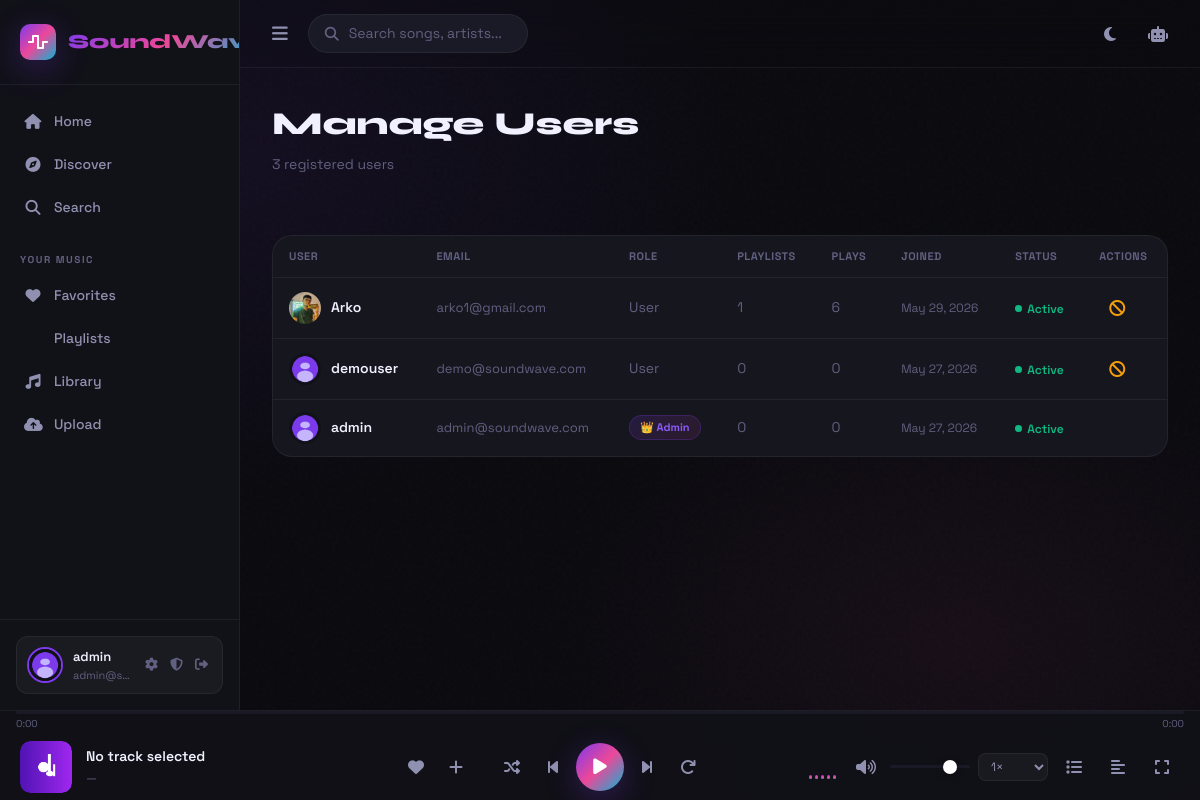
Page /admin/users (signed in) on the committed database.
### app/models/user.py (models this page shows, shortened)
class User(UserMixin, db.Model):
    __tablename__ = 'users'
    id = db.Column(db.Integer, primary_key=True)
    username = db.Column(db.String(64), unique=True, nullable=False, index=True)
    email = db.Column(db.String(120), unique=True, nullable=False, index=True)
    password_hash = db.Column(db.String(256), nullable=False)
    avatar = db.Column(db.String(256), default='default_avatar.png')
    bio = db.Column(db.String(500), default='')
    is_admin = db.Column(db.Boolean, default=False)
    is_active = db.Column(db.Boolean, default=True)
    theme = db.Column(db.String(10), default='dark')
    created_at = db.Column(db.DateTime, default=datetime.utcnow)
    last_seen = db.Column(db.DateTime, default=datetime.utcnow)
    playlists = db.relationship('Playlist', backref='owner', lazy='dynamic', cascade='all, delete-orphan')
    favorites = db.relationship('Favorite', backref='user', lazy='dynamic', cascade='all, delete-orphan')
    history = db.relationship('PlayHistory', backref='user', lazy='dynamic', cascade='all, delete-orphan')
    uploaded_songs = db.relationship('Song', backref='uploader', lazy='dynamic')

### app/routes/admin.py (the view)
@admin_bp.route('/users')
@login_required
@admin_required
def users():
    users = User.query.order_by(User.created_at.desc()).all()
    return render_template('admin/users.html', users=users)

### app/models/user.py (called while the page is built)
@login_manager.user_loader
def load_user(user_id):
    return User.query.get(int(user_id))

### app/routes/admin.py (called while the page is built)
def admin_required(f):
    @wraps(f)
    def decorated(*args, **kwargs):
        if not current_user.is_authenticated or not current_user.is_admin:
            flash('Admin access required', 'error')
            return redirect(url_for('main.index'))
        return f(*args, **kwargs)
    return decorated

### app/templates/admin/users.html (shortened to what this page needs)
{% extends 'base.html' %}
{% block content %}
<div class="page-header">
  <h1 class="page-header-title">Manage Users</h1>
  <p class="page-header-sub">{{ users|length }} registered users</p>
</div>
<div class="page-section">
  <div style="background:var(--bg-card);border:1px solid var(--border);border-radius:var(--radius-lg);overflow:hidden">
    <table class="data-table">
      <thead>
        <tr><th>User</th><th>Email</th><th>Role</th><th>Playlists</th><th>Plays</th><th>Joined</th><th>Status</th><th>Actions</th></tr>
      </thead>
      <tbody>
        {% for user in users %}
        <tr id="userRow{{ user.id }}">
          <td>
            <div style="display:flex;align-items:center;gap:10px">
              <img src="{{ url_for('player.avatar', filename=user.avatar) }}" alt="{{ user.username }}"
                   style="width:32px;height:32px;border-radius:50%;object-fit:cover"
                   onerror="this.src='/static/images/default_avatar.png'">
              <span style="font-weight:600">{{ user.username }}</span>
            </div>
          </td>
          <td style="color:var(--text-muted);font-size:13px">{{ user.email }}</td>
          <td>{% if user.is_admin %}<span class="genre-badge">👑 Admin</span>{% else %}<span style="color:var(--text-muted)">User</span>{% endif %}</td>
          <td style="color:var(--text-muted)">{{ user.playlists.count() }}</td>
          <td style="color:var(--text-muted)">{{ user.history.count() }}</td>
          <td style="color:var(--text-muted);font-size:12px">{{ user.created_at.strftime('%b %d, %Y') }}</td>
          <td>
            <span style="display:inline-flex;align-items:center;gap:5px;font-size:12px;font-weight:600;color:{% if user.is_active %}#10b981{% else %}#ef4444{% endif %}">
              <span style="width:7px;height:7px;border-radius:50%;background:{% if user.is_active %}#10b981{% else %}#ef4444{% endif %}"></span>
              {% if user.is_active %}Active{% else %}Inactive{% endif %}
            </span>
          </td>
          <td>
            {% if not user.is_admin or user.id != current_user.id %}
            <button class="icon-btn" onclick="toggleUser({{ user.id }})" title="Toggle active"
                    style="color:{% if user.is_active %}#f59e0b{% else %}#10b981{% endif %}">
              <i class="fas fa-{% if user.is_active %}ban{% else %}check-circle{% endif %}" id="toggleIcon{{ user.id }}"></i>
            </button>
            {% endif %}
          </td>
        </tr>
        {% endfor %}
      </tbody>
    </table>
  </div>
</div>
{% endblock %}

### app/templates/base.html (shortened to what this page needs)
<!DOCTYPE html>
<html lang="en" data-theme="{{ current_user.theme if current_user.is_authenticated else 'dark' }}">
<head>
  <script src="https://cdn.tailwindcss.com"></script>
  <link rel="stylesheet" href="https://cdnjs.cloudflare.com/ajax/libs/font-awesome/6.5.0/css/all.min.css">
  <link rel="stylesheet" href="{{ url_for('static', filename='css/main.css') }}">
</head>
<body class="sw-body">
<div class="app-shell" id="appShell">
  <aside class="sidebar" id="sidebar">
    <div class="sidebar-logo">
      <div class="logo-icon">
        <i class="fas fa-wave-square"></i>
      </div>
      <span class="logo-text">SoundWave</span>
    </div>
    <nav class="sidebar-nav">
      <div class="nav-section">
        <a href="{{ url_for('main.index') }}" class="nav-item {% if request.endpoint == 'main.index' %}active{% endif %}">
          <i class="fas fa-home"></i><span>Home</span>
        </a>
        <a href="{{ url_for('main.discover') }}" class="nav-item {% if request.endpoint == 'main.discover' %}active{% endif %}">
          <i class="fas fa-compass"></i><span>Discover</span>
        </a>
        <a href="{{ url_for('main.search') }}" class="nav-item {% if request.endpoint == 'main.search' %}active{% endif %}">
          <i class="fas fa-search"></i><span>Search</span>
        </a>
      </div>
      {% if current_user.is_authenticated %}
      <div class="nav-section">
        <div class="nav-label">Your Music</div>
        <a href="{{ url_for('library.favorites') }}" class="nav-item {% if request.endpoint == 'library.favorites' %}active{% endif %}">
          <i class="fas fa-heart"></i><span>Favorites</span>
        </a>
        <a href="{{ url_for('playlist.index') }}" class="nav-item {% if request.endpoint == 'playlist.index' %}active{% endif %}">
          <span>Playlists</span>
        </a>
        <a href="{{ url_for('library.index') }}" class="nav-item {% if request.endpoint == 'library.index' %}active{% endif %}">
          <i class="fas fa-music"></i><span>Library</span>
        </a>
        <a href="{{ url_for('library.upload') }}" class="nav-item {% if request.endpoint == 'library.upload' %}active{% endif %}">
          <i class="fas fa-cloud-upload-alt"></i><span>Upload</span>
        </a>
      </div>
      {% endif %}
    </nav>
    <div class="sidebar-bottom">
      {% if current_user.is_authenticated %}
      <div class="user-card">
        <img src="{{ url_for('player.avatar', filename=current_user.avatar) }}"
             alt="{{ current_user.username }}" class="user-avatar" onerror="this.src='/static/images/default_avatar.png'">
        <div class="user-info">
          <span class="user-name">{{ current_user.username }}</span>
          <span class="user-email">{{ current_user.email }}</span>
        </div>
        <div class="user-actions">
          <a href="{{ url_for('auth.profile') }}" title="Profile"><i class="fas fa-cog"></i></a>
          {% if current_user.is_admin %}
          <a href="{{ url_for('admin.dashboard') }}" title="Admin"><i class="fas fa-shield-alt"></i></a>
          {% endif %}
          <a href="{{ url_for('auth.logout') }}" title="Logout"><i class="fas fa-sign-out-alt"></i></a>
        </div>
      </div>
      {% else %}
      <div class="auth-cta">
        <a href="{{ url_for('auth.login') }}" class="btn-login">Sign In</a>
        <a href="{{ url_for('auth.register') }}" class="btn-register">Sign Up</a>
      </div>
      {% endif %}
    </div>
  </aside>
  <main class="main-content" id="mainContent">
    <div class="topbar">
      <div class="topbar-left">
        <button class="sidebar-toggle" id="sidebarToggle" onclick="toggleSidebar()">
          <i class="fas fa-bars"></i>
        </button>
        <div class="search-bar-mini" onclick="window.location='{{ url_for('main.search') }}'">
          <i class="fas fa-search"></i>
          <span>Search songs, artists...</span>
        </div>
      </div>
      <div class="topbar-right">
        <button class="icon-btn" onclick="toggleTheme()" title="Toggle theme">
          <i class="fas fa-moon" id="themeIcon"></i>
        </button>
        <button class="icon-btn" onclick="toggleAIChat()" title="AI Assistant">
          <i class="fas fa-robot"></i>
        </button>
      </div>
    </div>
    <div class="page-content">
      {% block content %}{% endblock %}
    </div>
  </main>
</div>
<div class="music-player" id="musicPlayer">
  <div class="player-progress" id="playerProgressContainer">
    <div class="progress-bar-full" id="progressBarFull">
    </div>
    <div class="progress-time">
      <span id="currentTime">0:00</span>
      <span id="totalTime">0:00</span>
    </div>
  </div>
  <div class="player-main">
    <div class="now-playing" id="nowPlaying">
      <div class="now-playing-cover" id="nowPlayingCover">
        <img src="/static/images/default_cover.jpg" alt="cover" id="playerCoverImg" onerror="this.src='/static/images/default_cover.jpg'">
      </div>
      <div class="now-playing-info">
        <div class="song-title" id="playerSongTitle">No track selected</div>
        <div class="song-artist" id="playerSongArtist">—</div>
      </div>
      <div class="now-playing-actions">
        <button class="icon-btn heart-btn" id="playerFavBtn" onclick="toggleFavorite(currentSong?.id)">
          <i class="fas fa-heart"></i>
        </button>
        <button class="icon-btn" onclick="toggleAddToPlaylist()">
          <i class="fas fa-plus"></i>
        </button>
      </div>
    </div>
    <div class="player-controls">
      <button class="ctrl-btn" id="shuffleBtn" onclick="toggleShuffle()" title="Shuffle">
        <i class="fas fa-random"></i>
      </button>
      <button class="ctrl-btn" onclick="prevSong()" title="Previous">
        <i class="fas fa-step-backward"></i>
      </button>
      <button class="ctrl-btn play-btn" id="playPauseBtn" onclick="togglePlayPause()" title="Play/Pause">
        <i class="fas fa-play" id="playIcon"></i>
      </button>
      <button class="ctrl-btn" onclick="nextSong()" title="Next">
        <i class="fas fa-step-forward"></i>
      </button>
      <button class="ctrl-btn" id="repeatBtn" onclick="toggleRepeat()" title="Repeat">
        <i class="fas fa-redo"></i>
      </button>
    </div>
    <div class="player-right">
      <div class="visualizer" id="visualizer">
        <div class="bar"></div><div class="bar"></div><div class="bar"></div>
        <div class="bar"></div><div class="bar"></div>
      </div>
      <div class="volume-control">
        <button class="icon-btn" onclick="toggleMute()" id="muteBtn">
          <i class="fas fa-volume-up" id="volumeIcon"></i>
        </button>
        <input type="range" class="volume-slider" id="volumeSlider" min="0" max="100" value="80">
      </div>
      <select class="speed-select" id="speedSelect" onchange="changeSpeed(this.value)" title="Playback speed">
        <option value="1" selected>1×</option>
      </select>
      <button class="icon-btn" onclick="toggleQueue()" title="Queue">
        <i class="fas fa-list"></i>
      </button>
      <button class="icon-btn" onclick="toggleLyrics()" title="Lyrics">
        <i class="fas fa-align-left"></i>
      </button>
      <button class="icon-btn" onclick="toggleFullscreen()" title="Fullscreen">
        <i class="fas fa-expand"></i>
      </button>
    </div>
  </div>
</div>
</body>
</html>

### rows in the picture
User: avatar (placeholder picture), username "admin", email "admin@s…", email "admin@soundwave.com", is_admin "👑 Admin", playlists.count "0", history.count "0", created_at "May 27, 2026", is_active True (drawn)
User: avatar (picture), username "Arko", email "arko1@gmail.com", is_admin "User", playlists.count "1", history.count "6", created_at "May 29, 2026", is_active True (drawn)
User: avatar (placeholder picture), username "demouser", email "demo@soundwave.com", is_admin "User", playlists.count "0", history.count "0", created_at "May 27, 2026", is_active True (drawn)

### other values in the picture
{{ users|length }} "3"
